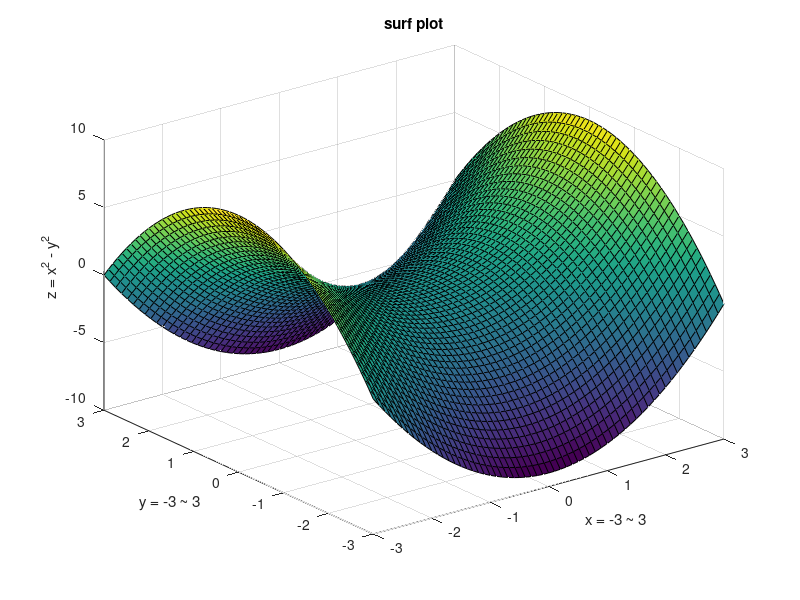

Reproduce this figure in MATLAB.
clc; clear;

x=-3:0.1:3; y=x;
[X, Y] = meshgrid(x, y);
Z = X.^2-Y.^2;

surf(X, Y, Z);
title('surf plot');
xlabel('x = -3 ~ 3'); ylabel('y = -3 ~ 3'); zlabel('z = x^2 - y^2');
grid on;
